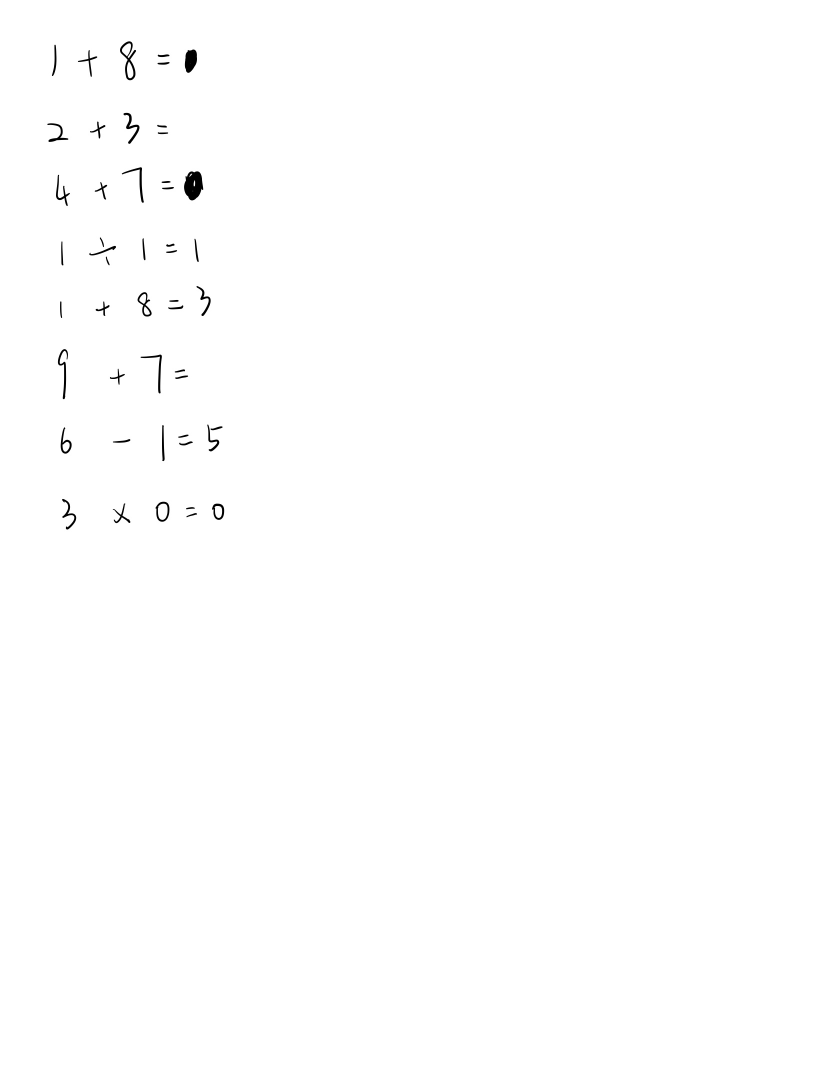
#> input picture originalImg.png, 1668 x 2154 px (shown at 1/2 size)
$ python main.py
#> lines starting #> are read from the running program, lines starting #| are printed output that depends on the picture; after the words box and inside, x2 and y2 are one past the last pixel; in counts of white or black regions, pixels touching at a corner belong together
### cut.py
import cv2 as cv
num = 0
def imgCutter(originImg, div):
    '''
    This function is used to cut a single image with a fomula from an origin image
    :param originImg: Input the original image with gray-scale
    :param div: Gradation of gray level
    :return: The cutted images in the root dictionary
    '''
#> called with div = 128
    global num
    width = len(originImg[0])
#> width = 1668
    height = len(originImg)
#> height = 2154
    upD = False
    downD = False
    rightD = False
    leftD = False
    upLine = 0
    downLine = 0
    leftLine = 0
    rightLine = 0
    for h in range(height):
        if upD:
            break
        for w in range(width):
            if originImg[h, w, 0] < div:
                if not upD:
                    upLine = h
                    upD = True
#> after the loop, upD = True; upLine = 83
    if not upD:
        return
    for h in range(upLine, height):
        if downD:
            break
        blank = True
        for w in range(width):
            if originImg[h, w, 0] < div:
                blank = False
                break
        if blank:
            downD = True
            downLine = h

    for w in range(width):
        if leftD:
            break
        for h in range(upLine, downLine):
            if originImg[h, w, 0] < div:
                if not leftD:
                    leftLine = w
                    leftD = True
#> after the loop, leftD = True; leftLine = 104

    for w in range(width - 1, leftLine - 1, -1):
        if rightD:
            break
        blank = True
        for h in range(upLine, downLine):
            if originImg[h, w, 0] < div:
                blank = False
                break
        if not blank:
            rightD = True
            rightLine = w
    string = str(num)
    cv.imwrite('cutted_img/img'+string+'.png', originImg[upLine-5:downLine+5, leftLine-5:rightLine+5])
    num += 1
    imgCutter(originImg[downLine:, :], 20)
#> call 2 of imgCutter, with div = 20
#> in imgCutter (call 2), `height = len(originImg)`: height = 1994
#> in imgCutter (call 2), `cv.imwrite('cutted_img/img'+string+'.png', originImg[upLine-5:downLine..`:
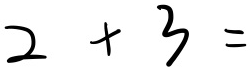
#> saved as img1.png: shape (71, 250, 3); min 0, max 255, mean 238.2
#> call 3 of imgCutter, with div = 20
#> in imgCutter (call 3), `height = len(originImg)`: height = 1867
#> in imgCutter (call 3), `cv.imwrite('cutted_img/img'+string+'.png', originImg[upLine-5:downLine..`:
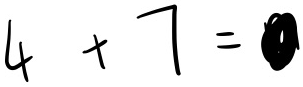
#> saved as img2.png: shape (87, 303, 3); min 0, max 255, mean 228.6
#> call 4 of imgCutter, with div = 20
#> in imgCutter (call 4), `height = len(originImg)`: height = 1742
#> in imgCutter (call 4), `cv.imwrite('cutted_img/img'+string+'.png', originImg[upLine-5:downLine..`:
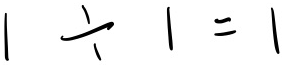
#> saved as img3.png: shape (65, 283, 3); min 0, max 255, mean 243.2
#> in imgCutter (call 5), `height = len(originImg)`: height = 1624
#> in imgCutter (call 5), `cv.imwrite('cutted_img/img'+string+'.png', originImg[upLine-5:downLine..`:
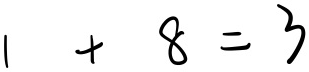
#> saved as img4.png: shape (72, 309, 3); min 0, max 255, mean 241.4
#> in imgCutter (call 8), `cv.imwrite('cutted_img/img'+string+'.png', originImg[upLine-5:downLine..`:
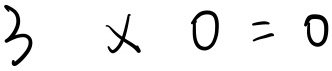
#> saved as img7.png: shape (71, 332, 3); min 0, max 255, mean 239.5

# [54 lines left out: function cutWhite, not called in this run]

### formulaExtract.py
import cv2
from cnn import test_cnn
import numpy as np
from cut import cutWhite

num = 0


def formulaE(img):
    gray = cv2.cvtColor(img, cv2.COLOR_BGR2GRAY)
    ret, binary = cv2.threshold(gray, 127, 255, cv2.THRESH_BINARY)
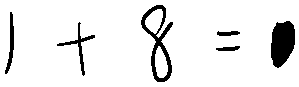
#> binary: shape (87, 299); 91.4% white; 6 black regions, box (x1, y1, x2, y2) and area: (271, 21, 295, 68) 868, (141, 5, 173, 82) 710, (57, 22, 95, 76) 264, (5, 12, 14, 74) 223, (217, 31, 240, 36) 87, (216, 46, 240, 51) 84
    formula = {}
    contours, hierarchy = cv2.findContours(binary, cv2.RETR_TREE, cv2.CHAIN_APPROX_SIMPLE)
    """cv2.drawContours(img, contours, -1, (0, 0, 255), 1)
    cv2.imwrite("img.png",img)"""
    leftSymbol = 0
    rightSymbol = 0
    num = 0
    for contour in contours[1:]:
        x, y, w, h = cv2.boundingRect(contour)
        if w + x > len(img[0]) * 0.8:
            continue
        if w < len(img[0]) * 0.05:
            continue
        image = img[:, x:x + w]
        reg = test_cnn.cnn_recognizer(image)
        if reg == '+' or reg == '-' or reg == 'x' or reg == 'd':
            """cv2.imwrite("symbolImg.png", image)"""
            leftSymbol = x
            rightSymbol = x + w
            symbol = reg
            break
#> this loop made 3 passes
#> pass 3, in formulaE, `image = img[:, x:x + w]`:
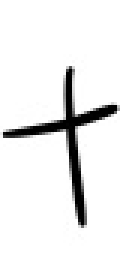
#> image: shape (87, 40, 3) (shown 3 times larger); min 0, max 255, mean 235
    for contour in contours[1:]:
        x, y, w, h = cv2.boundingRect(contour)
        if x < rightSymbol:
            continue
        image = img[:, x:x + w]
        num += 1
        reg = test_cnn.cnn_recognizer(image)
        if reg == '=':
            leftEqual = x
            rightEqual = x + w

    """firstImg = cutWhite(img[:, 0:leftSymbol], 127)"""
    firstImg = img[:, 0:leftSymbol]
    firstNum = test_cnn.cnn_recognizer(firstImg)
    """cv2.imwrite("firstNum.png", firstImg)"""
    """secondImg = cutWhite(img[:, rightSymbol:], 127)"""
    secondImg = img[:, rightSymbol:leftEqual]
    secondNum = test_cnn.cnn_recognizer(secondImg)
    """cv2.imwrite("secondNum.png", secondImg)"""
    if len(img[0]) - rightEqual <= 20:
        formula['resultTF'] = False
    else:
        result = img[:, rightEqual + 20:]
        num += 1
        resultWidth = len(result[0])
        resultHeight = len(result)
        count = 0
        for h in range(resultHeight):
            for w in range(resultWidth):
                if result[h, w, 0] < 127:
                    count += 1
        if count / (resultWidth * resultHeight) < 0.01 or count / (resultWidth * resultHeight) > 0.15:
            formula['resultTF'] = False
        else:
            formula['resultTF'] = True
    if formula['resultTF']:
        formula['result'] = test_cnn.cnn_recognizer(result)

    formula['firstNum'] = firstNum
    formula['symbol'] = symbol
    formula['secondNum'] = secondNum
    return (formula)

### main.py
from cut import imgCutter
from formulaExtract import formulaE
import cv2 as cv
import os

originImg = imgCutter(cv.imread('originalImg.png', cv.COLOR_BGR2GRAY), 128)
files = os.listdir('cutted_img')
files = sorted(files)
for f in files:
    if 'png' in f:
        img = cv.imread('cutted_img/' + f)
#> (the run stopped early here; a loop or call above may not have finished)
